Frame 1 (no input): blank canvas, image omitted
Frame 60 (no input): blank canvas, image omitted
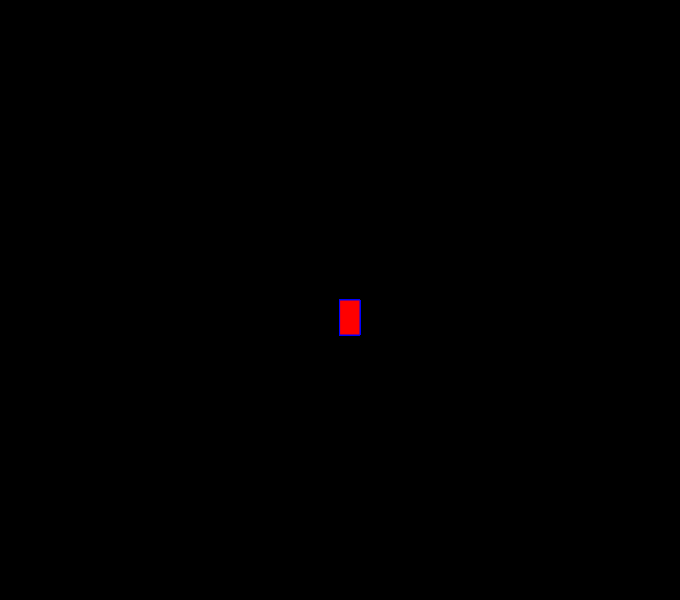
Frame 120 (the mouse pressed at the canvas centre since frame 60)

The p5.js sketch whose frames 1 and 60 were blank and that drew this single picture after the mouse press (run headless with seeded random() and noise() and a simulated clock; from frame 60 on, the mouse is pressed at the canvas centre):

// p5.js sketch
// ── sketch.js
function setup() {
    createCanvas(680, 600);
    background("black");
  }
  
  function draw() {
    stroke("blue");
    fill("red");
    
    if(mouseIsPressed) {
      rect(mouseX, mouseY, 20, 35);
    }
    
  }
